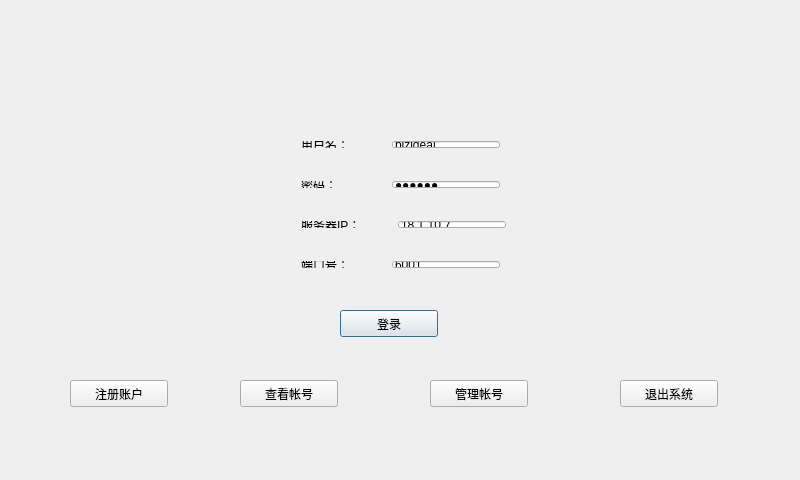
<?xml version="1.0" encoding="UTF-8"?>
<ui version="4.0">
 <class>login</class>
 <widget class="QDialog" name="login">
  <property name="geometry">
   <rect>
    <x>0</x>
    <y>0</y>
    <width>800</width>
    <height>480</height>
   </rect>
  </property>
  <property name="windowTitle">
   <string>login</string>
  </property>
  <widget class="QLabel" name="label">
   <property name="geometry">
    <rect>
     <x>0</x>
     <y>0</y>
     <width>800</width>
     <height>480</height>
    </rect>
   </property>
   <property name="styleSheet">
    <string notr="true">background-image: url(:/3201.png);</string>
   </property>
   <property name="text">
    <string/>
   </property>
  </widget>
  <widget class="QWidget" name="layoutWidget">
   <property name="geometry">
    <rect>
     <x>290</x>
     <y>170</y>
     <width>221</width>
     <height>29</height>
    </rect>
   </property>
   <layout class="QHBoxLayout" name="horizontalLayout_2">
    <item>
     <widget class="QLabel" name="label_3">
      <property name="text">
       <string>密码：</string>
      </property>
     </widget>
    </item>
    <item>
     <widget class="QLineEdit" name="led_pwd">
      <property name="sizePolicy">
       <sizepolicy hsizetype="Fixed" vsizetype="Fixed">
        <horstretch>0</horstretch>
        <verstretch>0</verstretch>
       </sizepolicy>
      </property>
      <property name="text">
       <string>123456</string>
      </property>
      <property name="echoMode">
       <enum>QLineEdit::Password</enum>
      </property>
     </widget>
    </item>
   </layout>
  </widget>
  <widget class="QWidget" name="layoutWidget_2">
   <property name="geometry">
    <rect>
     <x>290</x>
     <y>210</y>
     <width>227</width>
     <height>29</height>
    </rect>
   </property>
   <layout class="QHBoxLayout" name="horizontalLayout_3">
    <item>
     <widget class="QLabel" name="label_4">
      <property name="text">
       <string>服务器IP：</string>
      </property>
     </widget>
    </item>
    <item>
     <widget class="QLineEdit" name="led_ip">
      <property name="sizePolicy">
       <sizepolicy hsizetype="Fixed" vsizetype="Fixed">
        <horstretch>0</horstretch>
        <verstretch>0</verstretch>
       </sizepolicy>
      </property>
      <property name="text">
       <string>18.1.10.7</string>
      </property>
     </widget>
    </item>
   </layout>
  </widget>
  <widget class="QWidget" name="layoutWidget_3">
   <property name="geometry">
    <rect>
     <x>290</x>
     <y>250</y>
     <width>221</width>
     <height>29</height>
    </rect>
   </property>
   <layout class="QHBoxLayout" name="horizontalLayout_4">
    <item>
     <widget class="QLabel" name="label_5">
      <property name="text">
       <string>端口号：</string>
      </property>
     </widget>
    </item>
    <item>
     <widget class="QLineEdit" name="led_port">
      <property name="sizePolicy">
       <sizepolicy hsizetype="Fixed" vsizetype="Fixed">
        <horstretch>0</horstretch>
        <verstretch>0</verstretch>
       </sizepolicy>
      </property>
      <property name="text">
       <string>6001</string>
      </property>
     </widget>
    </item>
   </layout>
  </widget>
  <widget class="QPushButton" name="pushButton">
   <property name="geometry">
    <rect>
     <x>340</x>
     <y>310</y>
     <width>98</width>
     <height>27</height>
    </rect>
   </property>
   <property name="text">
    <string>登录</string>
   </property>
  </widget>
  <widget class="QPushButton" name="pushButton_2">
   <property name="geometry">
    <rect>
     <x>70</x>
     <y>380</y>
     <width>98</width>
     <height>27</height>
    </rect>
   </property>
   <property name="text">
    <string>注册账户</string>
   </property>
  </widget>
  <widget class="QPushButton" name="pushButton_3">
   <property name="geometry">
    <rect>
     <x>240</x>
     <y>380</y>
     <width>98</width>
     <height>27</height>
    </rect>
   </property>
   <property name="text">
    <string>查看帐号</string>
   </property>
  </widget>
  <widget class="QPushButton" name="pushButton_4">
   <property name="geometry">
    <rect>
     <x>430</x>
     <y>380</y>
     <width>98</width>
     <height>27</height>
    </rect>
   </property>
   <property name="text">
    <string>管理帐号</string>
   </property>
  </widget>
  <widget class="QPushButton" name="pushButton_5">
   <property name="geometry">
    <rect>
     <x>620</x>
     <y>380</y>
     <width>98</width>
     <height>27</height>
    </rect>
   </property>
   <property name="text">
    <string>退出系统</string>
   </property>
  </widget>
  <widget class="QWidget" name="">
   <property name="geometry">
    <rect>
     <x>290</x>
     <y>130</y>
     <width>221</width>
     <height>29</height>
    </rect>
   </property>
   <layout class="QHBoxLayout" name="horizontalLayout">
    <item>
     <widget class="QLabel" name="label_2">
      <property name="text">
       <string>用户名：</string>
      </property>
     </widget>
    </item>
    <item>
     <widget class="QLineEdit" name="led_name">
      <property name="sizePolicy">
       <sizepolicy hsizetype="Fixed" vsizetype="Fixed">
        <horstretch>0</horstretch>
        <verstretch>0</verstretch>
       </sizepolicy>
      </property>
      <property name="text">
       <string>bizideal</string>
      </property>
     </widget>
    </item>
   </layout>
  </widget>
 </widget>
 <layoutdefault spacing="6" margin="11"/>
 <resources/>
 <connections/>
</ui>
